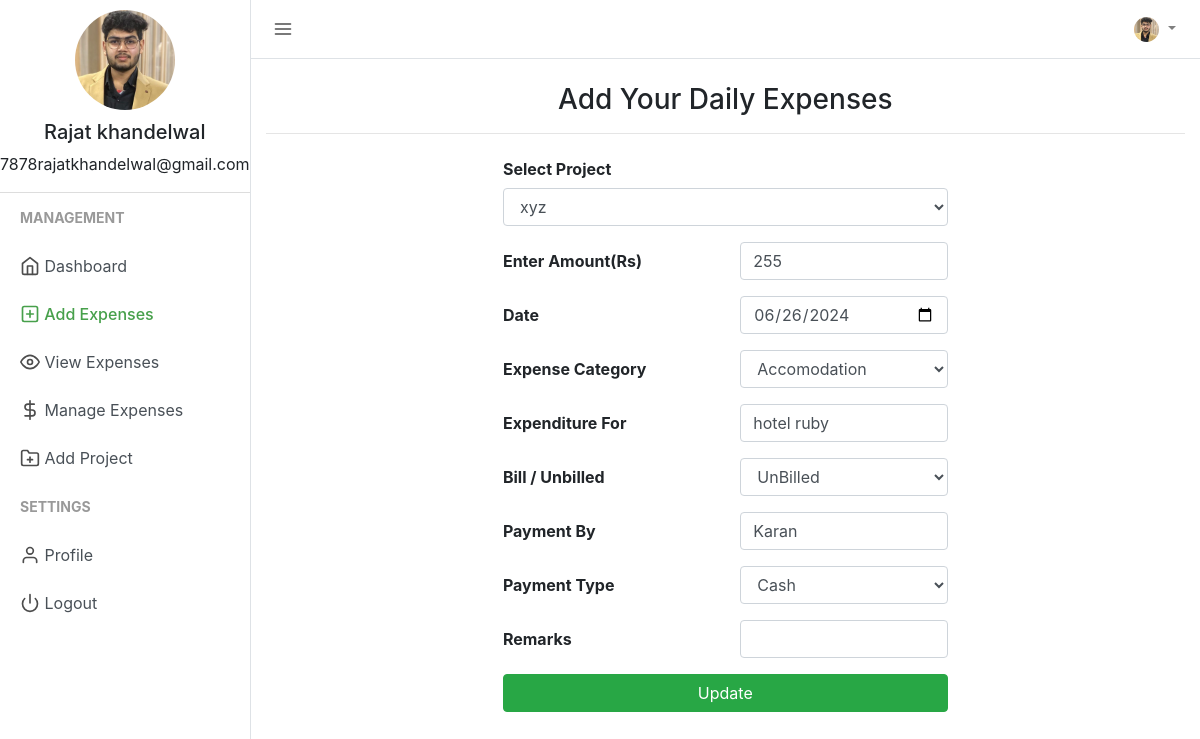
Screenshot of /add_expense.php?edit=87 (signed in) with the database file from the repository.
### tables this page shows
CREATE TABLE `users` (
  `user_id` int(11) NOT NULL,
  `firstname` varchar(50) NOT NULL,
  `lastname` varchar(25) NOT NULL,
  `email` varchar(50) NOT NULL,
  `profile_path` varchar(50) NOT NULL DEFAULT 'default_profile.png',
  `password` varchar(50) NOT NULL,
  `trn_date` datetime NOT NULL
);

CREATE TABLE `expenses` (
  `expense_id` int(20) NOT NULL,
  `user_id` varchar(15) NOT NULL,
  `expense` int(20) NOT NULL,
  `expensedate` varchar(15) NOT NULL,
  `expensecategory` varchar(50) NOT NULL,
  `project_id` int(11) DEFAULT NULL,
  `expenditurefor` varchar(250) DEFAULT NULL,
  `BillType` varchar(100) DEFAULT NULL,
  `PaymentBy` varchar(100) DEFAULT NULL,
  `PaymentType` varchar(50) DEFAULT NULL,
  `remarks` varchar(250) DEFAULT NULL
);

CREATE TABLE `projects` (
  `project_id` int(11) NOT NULL,
  `project_name` varchar(255) NOT NULL,
  `investment_limit` decimal(10,2) NOT NULL
);

### session.php (called while the page is built, shortened)
<?php
include("config.php");
$sess_email = $_SESSION["email"];
$sql = "SELECT user_id, firstname, lastname, email, profile_path FROM users WHERE email = '$sess_email'";
$result = $con->query($sql);
if ($result->num_rows > 0) {
  while($row = $result->fetch_assoc()) {
    $userid=$row["user_id"];
    $username =$row["firstname"]." ".$row["lastname"];
    $useremail=$row["email"];
    $userprofile="uploads/".$row["profile_path"];
  }
} else {
    $userid="GHX1Y2";
    $username ="Jhon Doe";
    $useremail="mailid@domain.com";
    $userprofile="Uploads/default_profile.png";
}
?>

### add_expense.php (the view, shortened to what this page needs)
<?php
include("session.php");
$update = false;
$del = false;
$expenseamount = "";
$expensedate = date("Y-m-d");
$expenditurefor="";
$BillType ="";
$PaymentBy ="";
$remarks="";
$expensecategory = "";
$project_id = "";
$projects_query = "SELECT project_id, project_name FROM projects";
$projects_result = mysqli_query($con, $projects_query);
if (isset($_GET['edit'])) {
    $id = $_GET['edit'];
    $update = true;
    $record = mysqli_query($con, "SELECT * FROM expenses WHERE user_id='$userid' AND expense_id=$id");
    if (mysqli_num_rows($record) == 1) {
        $n = mysqli_fetch_array($record);
        $expenseamount = $n['expense'];
        $expensedate = $n['expensedate'];
        $expensecategory = $n['expensecategory'];
        $project_id = $n['project_id'];
        $expenditurefor=$n['expenditurefor'];
        $BillType =$n['BillType'];
        $PaymentBy =$n['PaymentBy'];
    } else {
        echo ("WARNING: AUTHORIZATION ERROR: Trying to Access Unauthorized data");
    }
}
?>
<!DOCTYPE html>
<html lang="en">
<head>
    <link href="css/bootstrap.min.css" rel="stylesheet">
    <link href="css/style.css" rel="stylesheet">
</head>
<body>
    <div class="d-flex" id="wrapper">
        <div class="border-right" id="sidebar-wrapper">
            <div class="user">
                <img class="img img-fluid rounded-circle" src="<?php echo $userprofile ?>" width="120">
                <h5><?php echo $username ?></h5>
                <p><?php echo $useremail ?></p>
            </div>
            <div class="sidebar-heading">Management</div>
            <div class="list-group list-group-flush">
                <a href="index.php" class="list-group-item list-group-item-action"><span data-feather="home"></span> Dashboard</a>
                <a href="add_expense.php" class="list-group-item list-group-item-action sidebar-active"><span data-feather="plus-square"></span> Add Expenses</a>
                <a href="view.php" class="list-group-item list-group-item-action sidebar"><span data-feather="eye"></span> View Expenses</a>
                <a href="manage_expense.php" class="list-group-item list-group-item-action"><span data-feather="dollar-sign"></span> Manage Expenses</a>
                <a href="add_project.php" class="list-group-item list-group-item-action sidebar"><span data-feather="folder-plus"></span> Add Project</a>
            </div>
            <div class="sidebar-heading">Settings </div>
            <div class="list-group list-group-flush">
                <a href="profile.php" class="list-group-item list-group-item-action "><span data-feather="user"></span> Profile</a>
                <a href="logout.php" class="list-group-item list-group-item-action "><span data-feather="power"></span> Logout</a>
            </div>
        </div>
        <div id="page-content-wrapper">
            <nav class="navbar navbar-expand-lg navbar-light  border-bottom">
                <button class="toggler" type="button" id="menu-toggle" aria-expanded="false">
                    <span data-feather="menu"></span>
                </button>
                <div class="collapse navbar-collapse" id="navbarSupportedContent">
                    <ul class="navbar-nav ml-auto mt-2 mt-lg-0">
                        <li class="nav-item dropdown">
                            <a class="nav-link dropdown-toggle" href="#" id="navbarDropdown" role="button" data-toggle="dropdown" aria-haspopup="true" aria-expanded="false">
                                <img class="img img-fluid rounded-circle" src="<?php echo $userprofile ?>" width="25">
                            </a>
                        </li>
                    </ul>
                </div>
            </nav>
            <div class="container">
                <h3 class="mt-4 text-center">Add Your Daily Expenses</h3>
                <hr>
                <div class="row ">
                    <div class="col-md-3"></div>
                    <div class="col-md" style="margin:0 auto;">
                        <form action="" method="POST">
                        <div class="form-group row">
                                <label for="project_id" class="col-sm-6 col-form-label"><b>Select Project</b></label>
                                <div class="col-sm-12">
                                    <select class="form-control" name="project_id" id="project_id" required>
                                        <?php while ($row = mysqli_fetch_array($projects_result)) : ?>
                                            <option value="<?php echo $row['project_id']; ?>" <?php echo ($project_id == $row['project_id']) ? 'selected' : ''; ?>>
                                                <?php echo $row['project_name']; ?>
                                            </option>
                                        <?php endwhile; ?>
                                    </select>
                                </div>
                            </div>
                            <div class="form-group row">
                                <label for="expenseamount" class="col-sm-6 col-form-label"><b>Enter Amount(Rs)</b></label>
                                <div class="col-md-6">
                                    <input type="number" class="form-control col-sm-12" value="<?php echo $expenseamount; ?>" id="expenseamount" name="expenseamount" required>
                                </div>
                            </div>
                            <div class="form-group row">
                                <label for="expensedate" class="col-sm-6 col-form-label"><b>Date</b></label>
                                <div class="col-md-6">
                                    <input type="date" class="form-control col-sm-12" value="<?php echo $expensedate; ?>" name="expensedate" id="expensedate" required>
                                </div>
                            </div>
                            <div class="form-group row">
                                <label for="expensecategory" class="col-sm-6 col-form-label"><b>Expense Category</b></label>
                                <div class="col-sm-6">
                                    <select class="form-control" name="expensecategory" id="expensecategory" required onchange="toggleOtherCategory(this.value)">
                                        <option value="Accomodation" <?php echo ($expensecategory == 'Accomodation') ? 'selected' : ''; ?>>Accomodation</option>
                                    </select>
                                </div>
                            </div>
                            <div class="form-group row">
                                <label for="expenditurefor" class="col-sm-6 col-form-label"><b>Expenditure For</b></label>
                                <div class="col-md-6">
                                    <input type="text" class="form-control col-sm-12" value="<?php echo $expenditurefor; ?>" name="expenditurefor" id="expenditurefor" required>
                                </div>
                            </div>
                            <div class="form-group row">
                                <label for="BillType" class="col-sm-6 col-form-label"><b>Bill / Unbilled</b></label>
                                <div class="col-md-6">
                                <select class="form-control" name="BillType" id="BillType" required onchange="toggleOtherCategory(this.value)">
                                        <option value="UnBilled" <?php echo ($BillType == 'UnBilled') ? 'selected' : ''; ?>>UnBilled</option>
                                </select>
                                </div>
                            </div>
                            <div class="form-group row">
                                <label for="PaymentBy" class="col-sm-6 col-form-label"><b>Payment By</b></label>
                                <div class="col-md-6">
                                    <input type="text" class="form-control col-sm-12" value="<?php echo $PaymentBy; ?>" name="PaymentBy" id="PaymentBy" required>
                                </div>
                            </div>
                            <div class="form-group row">
                                <label for="PaymentType" class="col-sm-6 col-form-label"><b>Payment Type</b></label>
                                <div class="col-md-6">
                                <select class="form-control" name="PaymentType" id="PaymentType" required onchange="toggleOtherCategory(this.value)">
                                        <option value="Cash" <?php echo ($BillType == 'UnBilled') ? 'selected' : ''; ?>>Cash</option>
                                </select>
                                </div>
                            </div>
                            <div class="form-group row">
                                <label for="remarks" class="col-sm-6 col-form-label"><b>Remarks</b></label>
                                <div class="col-md-6">
                                    <input type="remarks" class="form-control col-sm-12" value="<?php echo $remarks; ?>" name="remarks" id="remarks" >
                                </div>
                            </div>
                            <div class="form-group">
                                <?php if ($update == true) : ?>
                                    <button class="btn btn-success btn-block" type="submit" name="update">Update</button>
                                <?php elseif ($del == true) : ?>
                                    <button class="btn btn-danger btn-block" type="submit" name="delete">Delete</button>
                                <?php else : ?>
                                    <button class="btn btn-warning btn-block" type="submit" name="add">Add Expense</button>
                                <?php endif ?>
                            </div>
                        </form>
                    </div>
                    <div class="col-md-3"></div>
                </div>
            </div>
        </div>
    </div>
</body>
</html>

### css/style.css (style rules this page uses)
body { background-color: #000000; }
.feather { width: 20px; height: 20px; stroke: #4d4d4d; stroke-width: 2; stroke-linecap: round; stroke-linejoin: round; fill: none; vertical-align: text-bottom; }
.list-group { background-color: #ffffff; }
.list-group-item { border: none; }
.user { text-align: center; border-bottom: 1px solid #ddd; }
.user img { padding: 10px; }
.toggler { color: #000; background-color: #fff; border: none; outline: none; }
.sidebar-active { color: #47a04b; font-weight: 500; }
.sidebar-active .feather { stroke: #47a04b; font-weight: 500; }
#wrapper { overflow-x: hidden; background-color: #fff; }
#sidebar-wrapper { min-height: 100vh; margin-left: -15rem; -webkit-transition: margin 0.25s ease-out; -moz-transition: margin 0.25s ease-out; -o-transition: margin 0.25s ease-out; transition: margin 0.25s ease-out; }
#sidebar-wrapper .sidebar-heading { padding: 0.875rem 1.25rem; font-size: 14px; font-weight: bold; text-transform: uppercase; color: #999; }
#sidebar-wrapper .list-group { width: 15rem; }
#page-content-wrapper { min-width: 100vw; }
@media (min-width: 768px) { #sidebar-wrapper { margin-left: 0; } }
@media (min-width: 768px) { #page-content-wrapper { min-width: 0; width: 100%; } }

### rows the page displays
users: profile_path (picture), username "Rajat khandelwal", email "7878rajatkhandelwal@gmail.com"
expenses: project_id "xyz", expenseamount "255", expensedate "06/26/2024", expensecategory "Accomodation", expenditurefor "hotel ruby", BillType "UnBilled", PaymentBy "Karan", PaymentType "Cash"
